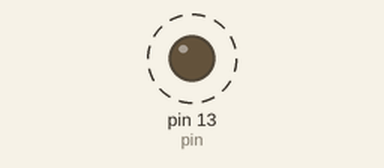
Simulated run of this sketch. Board: Arduino Uno, built with avr-gcc and run on an emulated ATmega328P. Parts: output pins drawn as LEDs (lit = HIGH). Dashed ring = blinking.

Above: at 0.2 s.
Timing chart, 0 to 4.9 s (numbered marks = the images above):
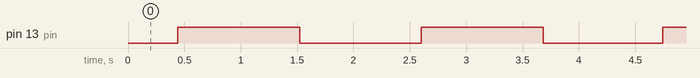

The sketch:

esp8266-web-starter.ino
```cpp
int dim = 0;
int pin = 13;
int fade = 5;

void setup() {
  pinMode(pin, OUTPUT);
}

void loop() {
  analogWrite(pin, ++dim);

  dim = dim + fade;

  if (dim <= 0 || dim >= 255) {
    fade = -fade;
  }
  delay(20);
}
```

Measured:
- by itself, pin 13 (pin): alternates HIGH for 1.1 s and LOW for 1.1 s
